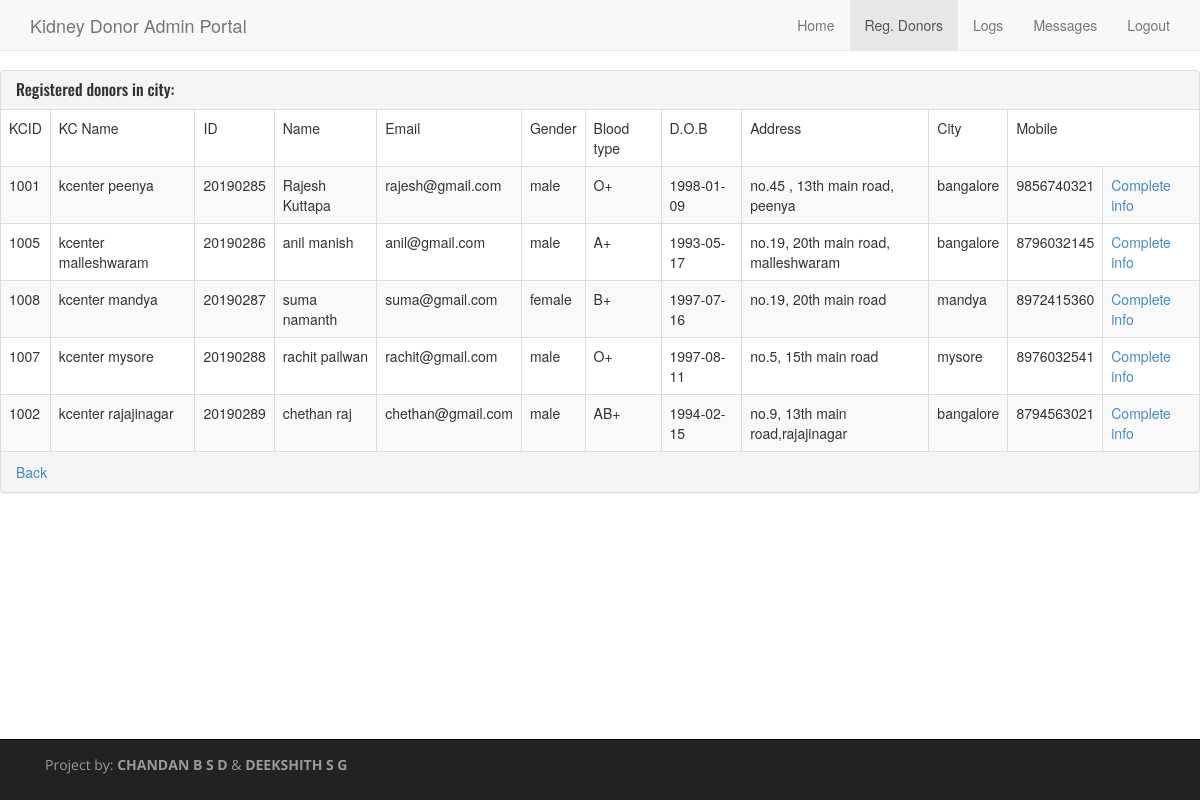
/admin/donor2_admin.php (signed in), run on the app's committed database.
### tables this page shows
CREATE TABLE `donor` (
  `id` int(8) NOT NULL,
  `fname` varchar(50) NOT NULL,
  `mname` varchar(50) DEFAULT NULL,
  `lname` varchar(50) NOT NULL,
  `sex` varchar(6) NOT NULL,
  `btype` varchar(10) NOT NULL,
  `dob` date NOT NULL,
  `address` varchar(100) NOT NULL,
  `city` varchar(50) NOT NULL,
  `mobile` bigint(10) NOT NULL,
  `email` varchar(50) NOT NULL,
  `password` varchar(20) NOT NULL,
  `kcid` int(5) DEFAULT NULL,
  `kcname` varchar(20) DEFAULT NULL
);

### admin/donor2_admin.php (the view, shortened to what this page needs)
<?php
      include ("includes/connect.php");
      if(!isset($_SESSION['uname'])){
          echo "<script>alert('Donor page could not be accessed')</script>";
           header("location: http://localhost/proj/home_admin.php");
      }else{
          $city=$_POST['city'];
          $query="SELECT * FROM donor where city LIKE '%$city%'";
          $result=mysqli_query($conn,$query);
}?>
<!DOCTYPE html>
<html lang="en">
  <head>
    <link href="css/bootstrap.min.css" rel="stylesheet">
    <link href="css/custom.css" rel="stylesheet">
    <link href="http://netdna.bootstrapcdn.com/font-awesome/4.0.3/css/font-awesome.css" rel="stylesheet">
  </head>
  <body>
    <div class="navbar navbar-default navbar-fixed-top" role="navigation">
      <div class="container">
        <div class="navbar-header">
          <a class="navbar-brand" href="#">Kidney Donor Admin Portal</a>
        </div>
        <div class="navbar-collapse collapse">
          <ul class="nav navbar-nav navbar-right">
            <li><a href="home_admin.php">Home</a></li>
            <li class="active"><a href="donor_admin.php">Reg. Donors</a></li>
            <li><a href="logs.php">Logs</a></li>
            <li><a href="contact_admin.php">Messages</a></li>
            <li><a href="logout_admin.php">Logout</a></li>
          </ul>
        </div>
      </div>
    </div>
    <div class="panel panel-default">
        <div class="panel-heading">
            <h3 class="panel-title">Registered donors in city:<?= $city; ?></h3>
        </div>
        <table class="table table-bordered table-striped">
            <thead>
                <td>KCID</td>
                <td>KC Name</td>
                <td>ID</td>
                <td>Name</td>
                <td>Email</td>
                <td>Gender</td>
                <td>Blood type</td>
                <td>D.O.B</td>
                <td>Address</td>
                <td>City</td>
                <td>Mobile</td>
            </thead>
            <?php while($d=mysqli_fetch_array($result)):?>
                <tr>
                  <td><?= $d['kcid']; ?></td>
                    <td><?= $d['kcname']; ?></td>
                    <td><?= $d['id']; ?></td>
                    <td><?= $d['fname']." ".$d['lname']; ?></td>
                    <td><?= $d['email']; ?></td>
                    <td><?= $d['sex']; ?></td>
                    <td><?= $d['btype']; ?></td>
                    <td><?= $d['dob']; ?></td>
                    <td><?= wordwrap($d['address'],30,'<br>'); ?></td>
                    <td><?= $d['city']; ?></td>
                    <td><?= $d['mobile']; ?></td>
                    <td><a href="donordet_admin.php?id=<?= $d['id']; ?>">Complete info</a></td>
                </tr>
            <?php endwhile; ?>
        </table>
        <div class="panel-footer">
            <a href="donor_admin.php">Back</a>
        </div>
    </div>
    <div class="navbar navbar-inverse navbar-fixed-bottom" role="navigation">
    	<div class="container">
    		<div class="navbar-text pull-left">
    			<p>Project by: <b>CHANDAN B S D</b> & <b>DEEKSHITH S G</b></p>
    		</div>
    	</div>
    </div>
  </body>
</html>

### admin/css/custom.css (style rules this page uses)
body { padding-top: 70px; padding-bottom: 100px; }
p { font-family: 'Open Sans', sans-serif; }
h1, h2, h3, h4, h5, h6 { font-family: 'Oswald', sans-serif; }

### data on the page
donor: kcid "1001", kcname "kcenter peenya", id "20190285", fname "Rajesh", lname "Kuttapa", email "rajesh@gmail.com", sex "male", btype "O+", dob "1998-01-09", address "no.45 , 13th main road, peenya", city "bangalore", mobile "9856740321"
donor: kcid "1005", kcname "kcenter malleshwaram", id "20190286", fname "anil", lname "manish", email "anil@gmail.com", sex "male", btype "A+", dob "1993-05-17", address "no.19, 20th main road, malleshwaram", city "bangalore", mobile "8796032145"
donor: kcid "1008", kcname "kcenter mandya", id "20190287", fname "suma", lname "namanth", email "suma@gmail.com", sex "female", btype "B+", dob "1997-07-16", address "no.19, 20th main road", city "mandya", mobile "8972415360"
donor: kcid "1007", kcname "kcenter mysore", id "20190288", fname "rachit", lname "pailwan", email "rachit@gmail.com", sex "male", btype "O+", dob "1997-08-11", address "no.5, 15th main road", city "mysore", mobile "8976032541"
donor: kcid "1002", kcname "kcenter rajajinagar", id "20190289", fname "chethan", lname "raj", email "chethan@gmail.com", sex "male", btype "AB+", dob "1994-02-15", address "no.9, 13th main road,rajajinagar", city "bangalore", mobile "8794563021"
